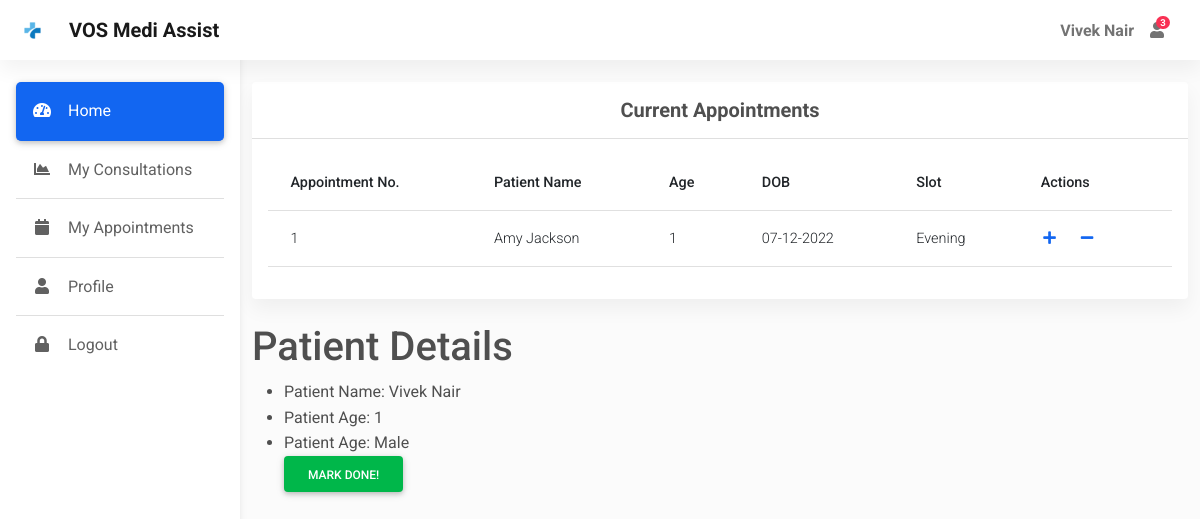
/home/1 (signed in), run on the app's committed database.
### app.py (models this page shows)
class User(db.Model, UserMixin):
    id = db.Column(db.Integer, primary_key=True)
    username = db.Column(db.String(50), nullable=False, unique=True)
    password = db.Column(db.String(50), nullable=False)
    name = db.Column(db.String(50), nullable=False)
    address = db.Column(db.String(80))
    city = db.Column(db.String(30))
    dob = db.Column(db.Date, nullable=False)
    gender = db.Column(db.String(10), nullable=False)
    is_doctor = db.Column(db.Boolean, default=False, nullable=False)
    mobile = db.Column(db.Integer)

class Appointment(db.Model):
    id = db.Column(db.Integer, primary_key=True)
    user_id = db.Column(db.Integer, db.ForeignKey('user.id'), nullable=False)
    slot = db.Column(db.String(50), nullable=False)
    date = db.Column(db.Date, nullable=False)

### app.py (the view)
@app.route("/home/<int:id>", methods=['GET','POST'])
@app.route("/home/")
@login_required
def home(id=None):
    check_user = User.query.filter_by(id = current_user.id).first()
    if check_user.is_doctor:
        appointments = db.session.query(Appointment, User).join(User).filter(Appointment.date == date.today()).order_by(Appointment.date).all()
    else:
        appointments = Appointment.query.filter_by(user_id = current_user.id).all()
    appointment = None
    if id is not None:
        appointment = db.session.query(Appointment, User).join(User).filter(Appointment.id == id).all()
    return render_template("home.html", appointments=appointments, appointment=appointment)

### app.py (called while the page is built)
@login_manager.user_loader
def load_user(user_id):
    return User.query.get(int(user_id))

def calculate_age(born):
    today = date.today()
    age = today.year - born.year - ((today.month, today.day) < (born.month, born.day))
    if age <= 0:
        return 1
    else:
        return age

@app.context_processor
def inject_datetime():
    return dict(datetime=datetime)

### templates/home.html (shortened to what this page needs)
{% extends "dashboard.html" %}
{% block main %}
<div class="container pt-4">
  <section class="mb-4">
    <div class="card">
      <div class="card-header text-center py-3">
        <h5 class="mb-0 text-center">
          <strong>Current Appointments</strong>
        </h5>
      </div>
      {% if current_user.is_doctor %}
      <div class="card-body">
        <div class="table-responsive">
          <table class="table table-hover text-nowrap">
            <thead>
              <tr>
                <th scope="col">Appointment No.</th>
                <th scope="col">Patient Name</th>
                <th scope="col">Age</th>
                <th scope="col">DOB</th>
                <th scope="col">Slot</th>
                <th scope="col">Actions</th>
              </tr>
            </thead>
            <tbody>
              {% for appointment in appointments %}
                <tr id="{{ loop.index }}">
                  <td>{{ loop.index }}</td>
                  <td>{{ appointment.User.name }}</td>
                  <td>{{ appointment.User.dob|calculate_age }}</td>
                  <td>{{ appointment.User.dob.strftime('%d-%m-%Y') }}</td>
                  <td>{{ appointment.Appointment.slot.capitalize() }}</td>
                  <td>
                    <a href="/home/{{ appointment.Appointment.id }}" ><i class="fas fa-plus fa-fw me-3"></i></a>
                    <span>
                      <a  href="#"><i class="fas fa-minus fa-fw me-3"></i></a>
                    </span>
                  </td>
                </tr>
              {% endfor %}
            </tbody>
          </table>
        </div>
      </div>
      {% endif %}
    </div>
  </section>
  <section class="mb-4">
    <div class="">
      {% if appointment %}
        <h1>Patient Details</h1>
        {% for a in appointment %}
        <ul>
          <li>Patient Name: {{ a.User.name }}</li>
          <li>Patient Age: {{ a.User.dob|calculate_age }}</li>
          <li>Patient Age: {{ a.User.gender }}</li>
          <a href="/delete_appointment/{{ a.Appointment.id }}" class="btn btn-success">Mark Done!</a>
        </ul>
        {% endfor %}
      {% endif %}
    </div>
  </section>
</div>
{% endblock %}

### templates/dashboard.html (shortened to what this page needs)
<!DOCTYPE html>
<html lang="en">
<head>
  <link rel="stylesheet" href="https://use.fontawesome.com/releases/v5.11.2/css/all.css" />
  <link rel="stylesheet" href="{{ url_for('static', filename='css/mdb.min.css') }}" />
  <link rel="stylesheet"  href="{{ url_for('static', filename='css/admin.css') }}"/>
</head>
<body>
  <header>
    <nav id="sidebarMenu" class="collapse d-lg-block sidebar collapse bg-white">
      <div class="position-sticky">
        <div class="list-group list-group-flush mx-3 mt-4">
          <a href="{{ url_for('home') }}" class="list-group-item list-group-item-action py-3 ripple {% if request.endpoint == 'home' %}active{% endif %}" aria-current="true">
            <i class="fas fa-tachometer-alt fa-fw me-3"></i><span>Home</span>
          </a>
          <a href="#" class="list-group-item list-group-item-action py-3 ripple {% if request.endpoint == 'consultation' %}active{% endif %}">
            <i class="fas fa-chart-area fa-fw me-3"></i><span>My Consultations</span>
          </a>
          <a href="{{ url_for('appointment') }}" class="list-group-item list-group-item-action py-3 ripple {% if request.endpoint == 'appointment' %}active{% endif %}"><i
              class="fas fa-calendar fa-fw me-3"></i><span>My Appointments</span></a>
          <a href="#" class="list-group-item list-group-item-action py-3 ripple"><i
              class="fas fa-user fa-fw me-3"></i><span>Profile</span></a>
          <a href="{{ url_for('logout') }}" class="list-group-item list-group-item-action py-3 ripple">
            <i class="fas fa-lock fa-fw me-3"></i><span>Logout</span>
          </a>
        </div>
      </div>
    </nav>
    <nav id="main-navbar" class="navbar navbar-expand-lg navbar-light bg-white fixed-top">
      <div class="container-fluid">
        <a class="navbar-brand d-flex align-items-center fw-bold" href="/"><img class="d-inline-block me-3" " src="{{ url_for('static', filename='img/icons/logo.png') }}" alt="" />VOS Medi Assist</a>
        <ul class="navbar-nav ms-auto d-flex flex-row">
            <li>
                <a class="nav-link me-3 me-lg-0 d-flex align-items-center fw-bold" href="#">{{ current_user.name }}</a>
            </li>
          <li class="nav-item dropdown">
            <a class="nav-link me-3 me-lg-0 dropdown-toggle hidden-arrow" href="#" id="navbarDropdownMenuLink"
              role="button" data-mdb-toggle="dropdown" aria-expanded="false">
              <i class="fas fa-user"></i>
              <span class="badge rounded-pill badge-notification bg-danger">3</span>
            </a>
          </li>
          <li class="nav-item dropdown">
            <a class="nav-link dropdown-toggle hidden-arrow d-flex align-items-center" href="#"
              id="navbarDropdownMenuLink" role="button" data-mdb-toggle="dropdown" aria-expanded="false">
            </a>
          </li>
        </ul>
      </div>
    </nav>
  </header>
  <main style="margin-top: 58px">
    {% block main %}
    {% endblock %}
  </main>
</body>
</html>

### static/css/admin.css (style rules this page uses)
body { background-color: #fbfbfb; }
@media (min-width: 991.98px) { main { padding-left: 240px; } }
.sidebar { position: fixed; top: 0; bottom: 0; left: 0; padding: 58px 0 0; box-shadow: 0 2px 5px 0 rgb(0 0 0 / 5%), 0 2px 10px 0 rgb(0 0 0 / 5%); width: 240px; z-index: 600; }
.sidebar .active { border-radius: 5px; box-shadow: 0 2px 5px 0 rgb(0 0 0 / 16%), 0 2px 10px 0 rgb(0 0 0 / 12%); }

### data on the page
User: name "Vivek Nair"
Appointment: User.name "Amy Jackson", User.dob|calculate_age "1", User.dob "07-12-2022", Appointment.slot "Evening"
Appointment: User.name "Vivek Nair", User.dob|calculate_age "1", User.gender "Male"
